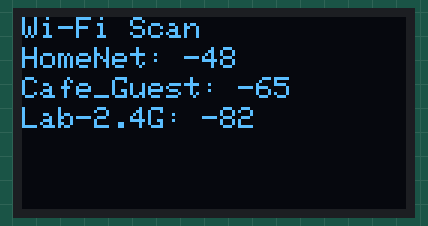
Simulated run of this program. Board: ESP32. Parts: 128×64 one-colour display. A WiFi scan finds three made-up networks; nothing arrives over Bluetooth unless stated.

Above: at 7.1 s.

The program:

main.cpp
```cpp
#include <Arduino.h>
#include "oled_display.h"
#include "wifi_sniffer.h"
#include "bluetooth_sniffer.h"
#include "config.h"

#define MAX_DISPLAY_ENTRIES 6 // Максимальное количество строк для отображения

String ssids[MAX_DISPLAY_ENTRIES];
int wifiSignalStrengths[MAX_DISPLAY_ENTRIES];
int wifiNetworkCount = 0;

String btDevices[MAX_DISPLAY_ENTRIES];
int btSignalStrengths[MAX_DISPLAY_ENTRIES];
int btDeviceCount = 0;

unsigned long lastWiFiScan = 0;
unsigned long lastBluetoothScan = 0;

void setup() {
    Serial.begin(115200);

    initDisplay();

    WiFi.mode(WIFI_MODE_STA);
    WiFi.disconnect();

    BLEDevice::init("");
}

void loop() {
    unsigned long currentMillis = millis();


    if (currentMillis - lastWiFiScan >= WIFI_SCAN_INTERVAL) {
        lastWiFiScan = currentMillis;
        scanWiFi(ssids, wifiSignalStrengths, wifiNetworkCount);
        updateDisplay(WIFI_SCAN, ssids, wifiSignalStrengths, wifiNetworkCount);
        delay(2000);
    }

    if (currentMillis - lastBluetoothScan >= BLUETOOTH_SCAN_INTERVAL) {
        lastBluetoothScan = currentMillis;
        scanBluetooth(btDevices, btSignalStrengths, btDeviceCount);
        updateDisplay(BLUETOOTH_SCAN, btDevices, btSignalStrengths, btDeviceCount);
        delay(2000);
    }
}
```

ble_sniffer.cpp
```cpp
#include "bluetooth_sniffer.h"

BLEScan* pBLEScan;

void scanBluetooth(String* deviceNames, int* rssiValues, int& deviceCount) {
    pBLEScan = BLEDevice::getScan();
    BLEScanResults scanResults = pBLEScan->start(3, false);

    int n = scanResults.getCount();
    deviceCount = n > 6 ? 6 : n;

    for (int i = 0; i < deviceCount; i++) {
        BLEAdvertisedDevice device = scanResults.getDevice(i);
        deviceNames[i] = device.getName().length() > 0 ? device.getName().c_str() : device.getAddress().toString().c_str();
        rssiValues[i] = device.getRSSI();
    }

    pBLEScan->clearResults();
}
```

bluetooth_sniffer.h
```cpp
#ifndef BLUETOOTH_SNIFFER_H
#define BLUETOOTH_SNIFFER_H

#include <Arduino.h>
#include <BLEDevice.h>
#include <BLEScan.h>
#include "config.h"

void scanBluetooth(String* deviceNames, int* rssiValues, int& deviceCount);

#endif
```

oled_display.cpp
```cpp
#include "oled_display.h"

Adafruit_SSD1306 display(128, 64, &Wire, -1);

void initDisplay() {
    Wire.begin(OLED_SDA, OLED_SCL);
    if (!display.begin(SSD1306_SWITCHCAPVCC, OLED_ADDR)) {
        Serial.println("OLED init failed!");
        ESP.restart();
    }
    display.clearDisplay();
    display.setTextColor(WHITE);
    display.display();
}

void updateDisplay(ScanType scanType, const String* data, const int* values, int count) {
    const int maxLines = 6;
    display.clearDisplay();
    display.setTextSize(1);
    display.setCursor(0, 0);

    if (scanType == WIFI_SCAN) {
        display.println("Wi-Fi Scan");
    } else {
        display.println("Bluetooth Scan");
    }

    for (int i = 0; i < count && i < maxLines; i++) {
        display.setCursor(0, 10 + i * 10);
        display.printf("%s: %d", data[i].c_str(), values[i]);
    }

    display.display();
}
```

oled_display.h
```cpp
#ifndef OLED_DISPLAY_H
#define OLED_DISPLAY_H

#include <Adafruit_GFX.h>
#include <Adafruit_SSD1306.h>
#include <Wire.h>
#include "config.h"

void initDisplay();

void updateDisplay(ScanType scanType, const String* data, const int* values, int count);

#endif
```

wifi_sniffer.cpp
```cpp
#include "wifi_sniffer.h"

void scanWiFi(String* ssids, int* signalStrengths, int& networkCount) {
    int n = WiFi.scanNetworks();
    networkCount = n > 6 ? 6 : n;

    for (int i = 0; i < networkCount; i++) {
        ssids[i] = WiFi.SSID(i);
        signalStrengths[i] = WiFi.RSSI(i);
    }
}
```

wifi_sniffer.h
```cpp
#ifndef WIFI_SNIFFER_H
#define WIFI_SNIFFER_H

#include <WiFi.h>
#include "config.h"

void scanWiFi(String* ssids, int* signalStrengths, int& networkCount);

#endif
```

config.h
```cpp
#ifndef CONFIG_H
#define CONFIG_H

#define OLED_SCL 22
#define OLED_SDA 21
#define OLED_ADDR 0x3C

#define WIFI_SCAN_INTERVAL 5000

#define BLUETOOTH_SCAN_INTERVAL 5000

enum ScanType { WIFI_SCAN, BLUETOOTH_SCAN };

#endif
```

Measured:
- what the display in image 0 shows lasts 5.1 s, from 7.0 s to 12.1 s
